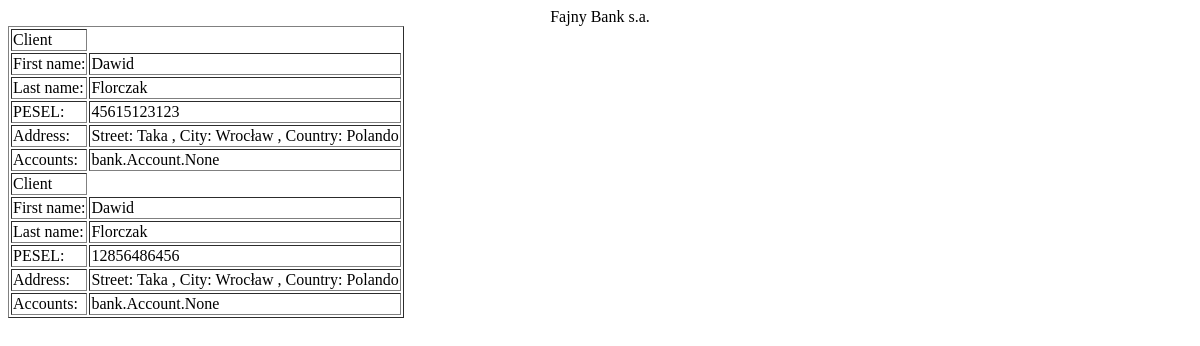
Before: /bank/client/ with the older database file.
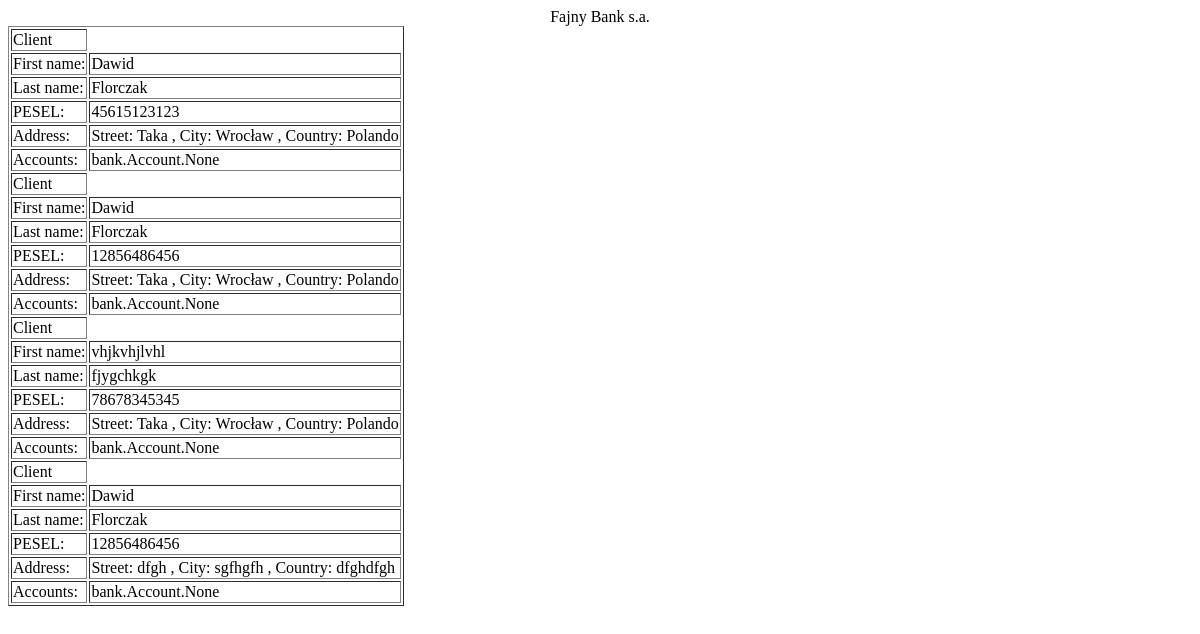
After: the same page with the newer database file.
### bank/models.py (models this page shows, shortened)
class Client(models.Model):
    first_name = models.CharField(max_length=50)
    last_name = models.CharField(max_length=50)
    pesel = models.CharField(max_length=11)
    address = models.ForeignKey(Address, on_delete=models.CASCADE)
    accounts = models.ManyToManyField(Account)

class Address(models.Model):
    street = models.CharField(max_length=50)
    city = models.CharField(max_length=50)
    country = models.CharField(max_length=50)
    def __str__(self):
        return '{} {} {} {} {} {}'.format('Street:', self.street, ', City:', self.city, ', Country:', self.country)

### bank/views.py (the view)
# urls.py: path('client/', views.client, name='client'),
def client(request):
    client_list = Client.objects.all
    template = loader.get_template('bank/client.html')
    context = {
        'client_list': client_list,
    }
    return HttpResponse(template.render(context, request))

### bank/templates/bank/client.html
<center>Fajny Bank s.a. </center>
{% if client_list %}
    <table border>
    {% for client in client_list %}
        <tr><td>Client</td></tr>
        <tr><td>First name:</td><td>{{ client.first_name }}</td></tr>
        <tr><td>Last name:</td><td>{{ client.last_name }}</td></tr>
        <tr><td>PESEL:</td><td>{{ client.pesel }}</td></tr>
        <tr><td>Address:</td><td>{{ client.address }}</td></tr>
        <tr><td>Accounts:</td><td>{{ client.accounts }}</td></tr>
    {% endfor %}
    </table>
{% else %}
    <p>No clients are available.</p>
{% endif %}

Changed rows visible on the page:
added Client: first_name "vhjkvhjlvhl", last_name "fjygchkgk", pesel "78678345345", address "Street: Taka , City: Wrocław , Country: Polando", accounts "bank.Account.None"
added Client: first_name "Dawid", last_name "Florczak", pesel "12856486456", address "Street: dfgh , City: sgfhgfh , Country: dfghdfgh", accounts "bank.Account.None"
